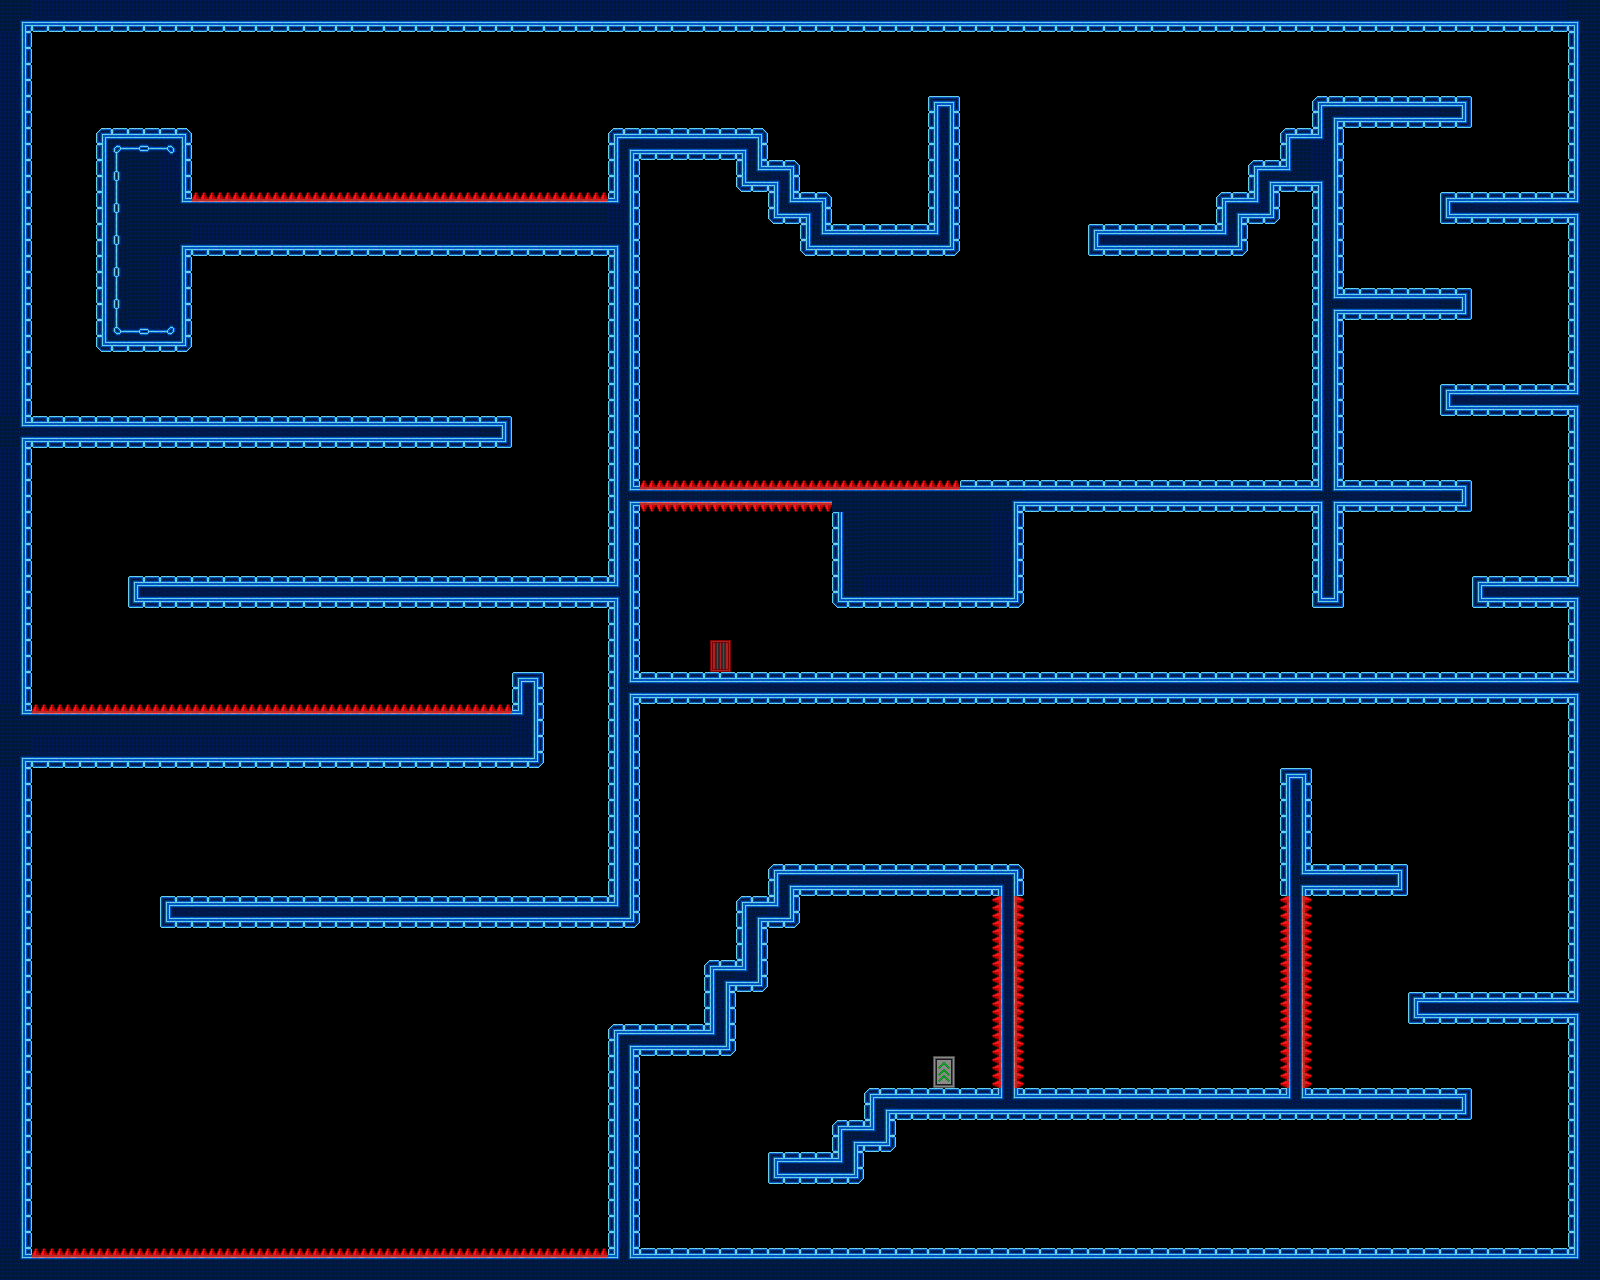

This game map was drawn from its Tiled (.tmx) file and the tilesets committed beside it. A one-line description and the trimmed map source follow:
An orthogonal 50x40 tile map with 32x32 px tiles, 1 tile layer (Tile Layer 1), 2 tilesets and 87 objects.

<map version="1.0" orientation="orthogonal" renderorder="right-down" width="50" height="40" tilewidth="32" tileheight="32" nextobjectid="96">
 <tileset firstgid="1" name="TestTile" tilewidth="32" tileheight="32" tilecount="117">
  <image source="resources/tiles/TestTile.png" width="416" height="288" />
 </tileset>
 <tileset firstgid="118" name="New_Spritesheet" tilewidth="32" tileheight="32" tilecount="1024">
  <image source="resources/tiles/New_Spritesheet.png" width="1024" height="1024" />
 </tileset>
 <layer name="Tile Layer 1" width="50" height="40">
  <data>[2000 cells, 540 non-empty, 47 distinct tile ids]</data>
 </layer>
 <objectgroup name="Triggers" visible="0">
  <object id="1" x="704" y="640" width="32" height="32">
   <properties>
    <property name="playerEntrance" value="" />
   </properties>
  </object>
  <object id="2" x="928" y="1056" width="32" height="32">
   <properties>
    <property name="playerExit" value="Level8" />
   </properties>
  </object>
  <object id="3" x="1152" y="192" width="32" height="32">
   <properties>
    <property name="CheckPoint" value="1" />
   </properties>
  </object>
  <object id="4" x="128" y="96" width="32" height="32">
   <properties>
    <property name="CheckPoint" value="1" />
   </properties>
  </object>
  <object id="5" x="256" y="864" width="32" height="32">
   <properties>
    <property name="CheckPoint" value="1" />
   </properties>
  </object>
  <object id="6" x="928" y="832" width="32" height="32">
   <properties>
    <property name="CheckPoint" value="1" />
   </properties>
  </object>
  <object id="7" x="1472" y="1216" width="32" height="32">
   <properties>
    <property name="CheckPoint" value="1" />
   </properties>
  </object>
  <object id="8" x="640" y="480" width="320" height="32">
   <properties>
    <property name="deadly" value="tb" />
   </properties>
  </object>
  <object id="9" x="832" y="512" width="192" height="96">
   <properties>
    <property name="blocker" value="blr" />
   </properties>
  </object>
  <object id="10" x="608" y="160" width="32" height="736">
   <properties>
    <property name="blocker" value="lr" />
   </properties>
  </object>
  <object id="11" x="640" y="672" width="928" height="32">
   <properties>
    <property name="ObsReverse" value="" />
    <property name="blocker" value="tb" />
   </properties>
  </object>
  <object id="12" x="960" y="480" width="352" height="32">
   <properties>
    <property name="ObsReverse" value="" />
    <property name="PlatReverse" value="" />
    <property name="blocker" value="tb" />
   </properties>
  </object>
  <object id="13" x="1312" y="128" width="32" height="480">
   <properties>
    <property name="blocker" value="blr" />
   </properties>
  </object>
  <object id="14" x="1344" y="480" width="123" height="32">
   <properties>
    <property name="ObsReverse" value="" />
    <property name="blocker" value="tbr" />
   </properties>
  </object>
  <object id="15" x="1344" y="288" width="128" height="32">
   <properties>
    <property name="ObsReverse" value="" />
    <property name="blocker" value="tbr" />
   </properties>
  </object>
  <object id="16" x="1312" y="96" width="160" height="32">
   <properties>
    <property name="ObsReverse" value="" />
    <property name="blocker" value="tbrl" />
   </properties>
  </object>
  <object id="17" x="1568" y="32" width="32" height="1216">
   <properties>
    <property name="ObsReverse" value="" />
    <property name="blocker" value="l" />
   </properties>
  </object>
  <object id="18" x="640" y="1248" width="928" height="32">
   <properties>
    <property name="ObsReverse" value="" />
    <property name="blocker" value="t" />
   </properties>
  </object>
  <object id="19" x="0" y="32" width="32" height="1216">
   <properties>
    <property name="blocker" value="r" />
   </properties>
  </object>
  <object id="20" x="32" y="0" width="1536" height="32">
   <properties>
    <property name="blocker" value="b" />
   </properties>
  </object>
  <object id="21" x="1472" y="576" width="96" height="32">
   <properties>
    <property name="ObsReverse" value="" />
    <property name="blocker" value="ltb" />
   </properties>
  </object>
  <object id="22" x="1440" y="384" width="128" height="32">
   <properties>
    <property name="ObsReverse" value="" />
    <property name="blocker" value="ltb" />
   </properties>
  </object>
  <object id="23" x="1446" y="192" width="122" height="32">
   <properties>
    <property name="ObsReverse" value="" />
    <property name="blocker" value="ltb" />
   </properties>
  </object>
  <object id="24" x="1280" y="128" width="32" height="64">
   <properties>
    <property name="blocker" value="lbt" />
   </properties>
  </object>
  <object id="25" x="1248" y="160" width="32" height="64">
   <properties>
    <property name="blocker" value="lbt" />
   </properties>
  </object>
  <object id="26" x="1216" y="192" width="32" height="64">
   <properties>
    <property name="blocker" value="lbt" />
   </properties>
  </object>
  <object id="27" x="1088" y="224" width="128" height="32">
   <properties>
    <property name="blocker" value="ltb" />
   </properties>
  </object>
  <object id="28" x="608" y="128" width="160" height="32">
   <properties>
    <property name="PlatReverse" value="" />
    <property name="blocker" value="lrt" />
   </properties>
  </object>
  <object id="29" x="736" y="160" width="64" height="32">
   <properties>
    <property name="blocker" value="tblr" />
   </properties>
  </object>
  </objectgroup>
</map>
<!-- 58 of 87 objects omitted -->
